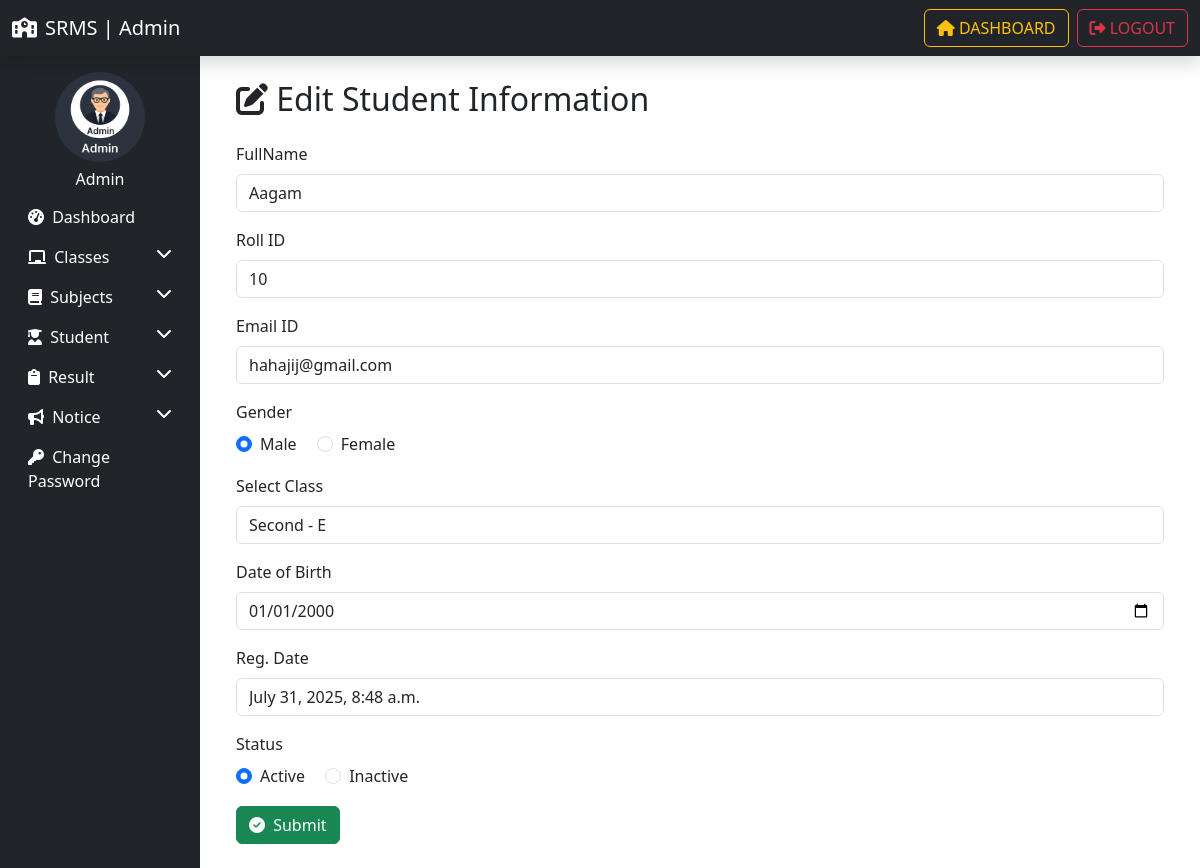
Screenshot of /edit_student/1 (signed in) with the database file from the repository.
### resultapp/models.py (models this page shows, shortened)
class Student(models.Model):
    GENDER_CHOICES=(
        ('Male','Male'),
        ('Female','Female'),
        ('other','other')
    )
    name = models.CharField(max_length=50)
    roll_id = models.CharField(max_length=20)
    email = models.EmailField(max_length=50)
    gender = models.CharField(max_length=20,choices=GENDER_CHOICES)
    dob = models.CharField(max_length=100,)
    student_class = models.ForeignKey(Class,on_delete=models.SET_NULL,null=True)
    reg_date=models.DateTimeField(auto_now_add=True)
    updation_date=models.DateTimeField(auto_now=True)
    status =models.IntegerField(default=1)

class Class(models.Model):
    class_name = models.CharField(max_length=50)
    class_numeric = models.IntegerField()
    section = models.CharField(max_length=10)
    creation_date=models.DateTimeField(auto_now_add=True)
    updation_date=models.DateTimeField(auto_now=True)

### resultapp/views.py (the view, shortened to what this page needs)
# urls.py: path('edit_student/<int:student_id>', edit_student, name='edit_student'),
@login_required
def edit_student(request,student_id):
    student_obj=get_object_or_404(Student,id=student_id)
    return render(request, "edit_student.html",locals())

### resultapp/templates/edit_student.html (shortened to what this page needs)
{% extends "admin_base.html" %} {% load static %} {% block content %}
<div class="container">
  <h2 class="mb-4"><i class="fas fa-edit"></i> Edit Student Information </h2>
  <form method="POST">
    <div class="mb-3">
      <label for="fullname" class="form-label">FullName</label>
      <input
        type="text"
        class="form-control"
        id="fullname"
        name="fullname"
        required
        placeholder="Enter FullName !"
        value="{{student_obj.name}}"
      />
    </div>
    <div class="mb-3">
      <label for="rollid" class="form-label"
        >Roll ID</label
      >
      <input
        type="text"
        class="form-control"
        id="rollid"
        name="rollid"
        required
        placeholder="Roll Number "  maxlenght="5"
        value="{{student_obj.roll_id}}"
      />
    </div>
     <div class="mb-3">
      <label for="emailid" class="form-label"
        >Email ID</label
      >
      <input
        type="text"
        class="form-control"
        id="emailid"
        name="emailid"
        required
        placeholder=" Enter Email"
        value="{{student_obj.email}}"
      />
    </div>
    <div class="mb-3">
      <label class="form-label"
        >Gender</label
      ><br>
      <div class="form-check form-check-inline">
         <input
        type="radio"
        checked
        class="form-check-input"
        id="gender"
        name="gender"
        required
        value="Male"
        {% if student_obj.gender == "Male" %}checked{% endif %}
      />
      <label class="form-check-label">Male</label>
      </div>
      <div class="form-check form-check-inline">
         <input
        type="radio"
        class="form-check-input"
        id="gender"
        name="gender"
        required
        value="Female"
      />
      <label class="form-check-label">Female</label>
      </div>
    </div>
    <div class="mb-3">
      <label for="class" class="form-label">Select Class</label>
      <input
        type="text"
        class="form-control"
        id="class"
        name="class"
        value="{{student_obj.student_class.class_name}} - {{student_obj.student_class.section}}" readonly
      />
    </div>
    <div class="mb-3">
      <label for="dob" class="form-label"
        >Date of Birth</label
      >
      <input
        type="date"
        class="form-control"
        id="dob"
        name="dob"
        required
        value="{{student_obj.dob}}"
      />
    </div>
    <div class="mb-3">
      <label for="regdate" class="form-label"
        >Reg. Date</label
      >
      <input
        type="text"
        class="form-control"
        id="regdate"
        name="regdate"
        value="{{student_obj.reg_date}}"
        readonly
      />
    </div>
    <div class="mb-3">
      <label class="form-label"
        >Status</label
      ><br>
      <div class="form-check form-check-inline">
        <input
        type="radio"
        checked
        class="form-check-input"
        id="status"
        name="status"
        required
        value="1"
        {% if student_obj.status == 1 %}checked{% endif %}
      />
      <label class="form-check-label">Active</label>
      </div>
      <div class="form-check form-check-inline">
         <input
        type="radio"
        class="form-check-input"
        id="status"
        name="status"
        required
        value="0"
      />
      <label class="form-check-label">Inactive</label>
      </div>
    </div>
    <button type="submit" class="btn btn-success">
      <i class="fas fa-check-circle me-1"></i> Submit
    </button>
  </form>
</div>
{% endblock content %}

### rows the page displays
Student: fullname "Aagam", rollid "10", emailid "hahajij@gmail.com", gender "☑", class "Second - E", dob "01/01/2000", regdate "July 31, 2025, 8:48 a.m.", status "☑"
